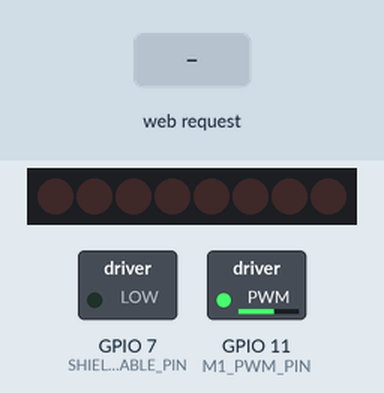
Recording of a sketch running on a simulated ESP32-S3. Shown: 8 shift-register outputs drawn as a row of LEDs (first output left, lit = HIGH), switched loads named in the sketch (green lamp = pin HIGH). Wiring (inferred from the names in the program): shift register (74HC595): data GPIO 8; shift clock GPIO 4; latch GPIO 12. Wiring (inferred from the signals the program sends): row of LEDs: on Q0, Q1, Q2, Q3, Q4, Q5, Q6, Q7. Inputs (shaded band) come from the test bench. WiFi joins after 1.5 s; servers stay silent unless stated; pins used as bus, display or sensor lines are not drawn; what the sketch prints to the serial monitor is not drawn.

Above: at 2.7 s.
2.8 s: HTTP request GET /forward received
At 3.6 s:
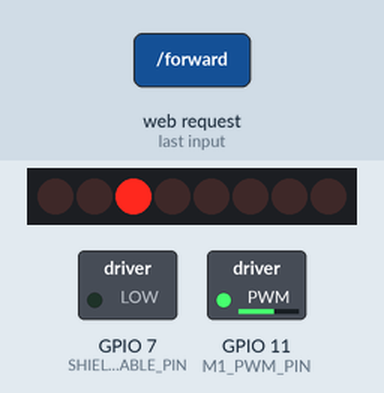
4.3 s: HTTP request GET /backward received
At 4.8 s:
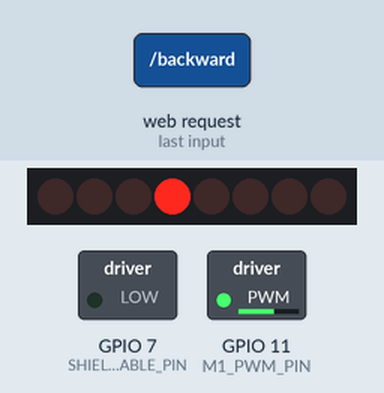
5.8 s: HTTP request GET /setspeed?val=1 received
At 7.0 s:
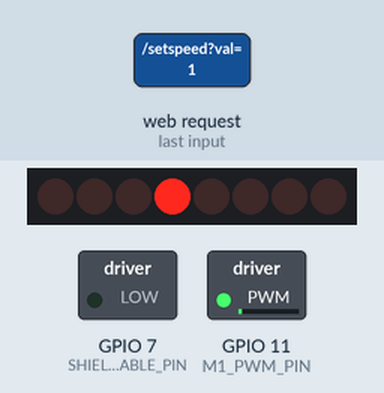
7.3 s: HTTP request GET /setspeed?val=0 received
At 8.2 s:
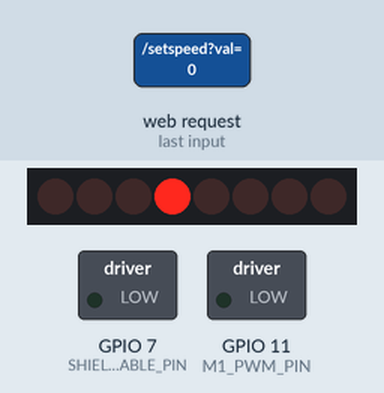
8.8 s: HTTP request GET /setspeed?val=120 received
At 9.4 s:
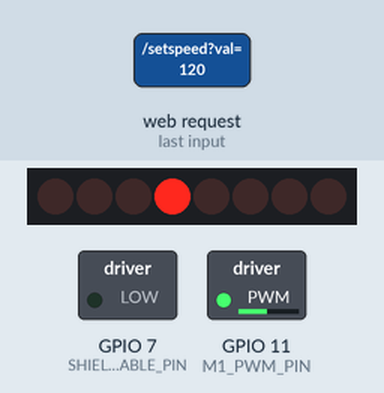
10.3 s: HTTP request GET /stop received
At 11.7 s:
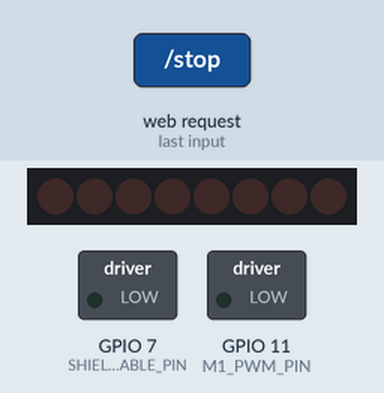
Timing chart, 0 to 12.8 s (numbered marks = the images above; inputs shaded):
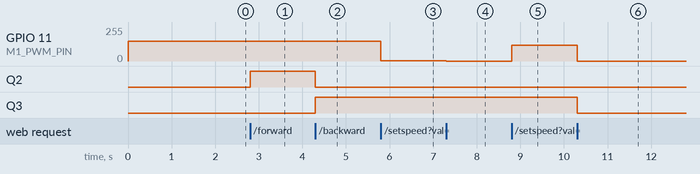

The sketch:

dc.ino
```cpp
#include <WiFi.h>
#include <WebServer.h>

const char* ssid = "TRAM 247 STUDY CAFE & WORKSPACE";
const char* password = "tramloveyou";

WebServer server(80);

// DK Electronics L293D Motor Shield v1 (74HC595) + ESP32S3 jumper wiring
// ESP32S3 -> Shield digital pin labels: D12=LATCH, D4=CLK, D8=DATA, D7=ENABLE, D11=PWM(M1)
const int SHIELD_LATCH_PIN = 12;
const int SHIELD_CLK_PIN = 4;
const int SHIELD_DATA_PIN = 8;
const int SHIELD_ENABLE_PIN = 7;
const int M1_PWM_PIN = 11;

const int PWM_FREQUENCY = 5000;
const int PWM_RESOLUTION = 8;

const uint8_t MOTOR1_A = 2;
const uint8_t MOTOR1_B = 3;

uint8_t latchState = 0;

int currentSpeed = 150;
String motorState = "Stopped";

void latchTransmit() {
  digitalWrite(SHIELD_LATCH_PIN, LOW);
  shiftOut(SHIELD_DATA_PIN, SHIELD_CLK_PIN, MSBFIRST, latchState);
  digitalWrite(SHIELD_LATCH_PIN, HIGH);
}

void setMotor1(bool aHigh, bool bHigh) {
  bitWrite(latchState, MOTOR1_A, aHigh ? 1 : 0);
  bitWrite(latchState, MOTOR1_B, bHigh ? 1 : 0);
  latchTransmit();
}

void applySpeed(int speed) {
  currentSpeed = constrain(speed, 0, 255);
  ledcWrite(M1_PWM_PIN, currentSpeed);
}

void forwardMotor() {
  setMotor1(true, false);
  applySpeed(currentSpeed);
  motorState = "Forward";
}

void backwardMotor() {
  setMotor1(false, true);
  applySpeed(currentSpeed);
  motorState = "Backward";
}

void stopMotor() {
  setMotor1(false, false);
  ledcWrite(M1_PWM_PIN, 0);
  motorState = "Stopped";
}

String getHTML() {
  String html = R"rawliteral(
<!DOCTYPE html>
<html lang="vi">
<head>
  <meta charset="UTF-8">
  <meta name="viewport" content="width=device-width, initial-scale=1.0">
  <title>Lab 3 - DC Motor</title>
  <style>
    :root {
      --bg: #f2f1ed;
      --panel: #15252b;
      --accent: #2f11a3;
      --text: #f7f5f0;
      --muted: #d5d1c8;
    }
    body {
      margin: 0;
      font-family: Arial, Helvetica, sans-serif;
      background: radial-gradient(circle at top, #ffffff 0%, var(--bg) 55%, #e4e0d6 100%);
      color: #161616;
      display: flex;
      justify-content: center;
      padding: 24px;
    }
    .card {
      width: min(720px, 100%);
      background: rgba(255, 255, 255, 0.72);
      border: 2px solid rgba(47, 17, 163, 0.22);
      border-radius: 28px;
      box-shadow: 0 18px 50px rgba(0, 0, 0, 0.08);
      padding: 28px;
      backdrop-filter: blur(6px);
    }
    h1 {
      margin: 0 0 8px;
      color: var(--accent);
      font-size: clamp(2rem, 5vw, 3.4rem);
      line-height: 1;
    }
    .meta {
      display: flex;
      justify-content: space-between;
      align-items: center;
      gap: 16px;
      margin-bottom: 24px;
      color: #4b4b4b;
    }
    .badge {
      background: var(--accent);
      color: white;
      border-radius: 999px;
      padding: 10px 18px;
      font-weight: 700;
      letter-spacing: 0.04em;
    }
    .panel {
      background: var(--panel);
      color: var(--text);
      border-radius: 22px;
      padding: 22px;
    }
    .status {
      display: grid;
      grid-template-columns: repeat(2, minmax(0, 1fr));
      gap: 12px;
      margin-bottom: 18px;
    }
    .box {
      background: rgba(255, 255, 255, 0.06);
      border: 1px solid rgba(255, 255, 255, 0.12);
      border-radius: 16px;
      padding: 14px 16px;
    }
    .label {
      font-size: 0.8rem;
      color: var(--muted);
      text-transform: uppercase;
      letter-spacing: 0.08em;
      margin-bottom: 6px;
    }
    .value {
      font-size: 1.2rem;
      font-weight: 700;
    }
    .buttons {
      display: grid;
      grid-template-columns: repeat(3, minmax(0, 1fr));
      gap: 12px;
      margin: 18px 0;
    }
    button {
      border: 0;
      border-radius: 16px;
      padding: 16px 14px;
      font-size: 1rem;
      font-weight: 700;
      color: white;
      cursor: pointer;
    }
    .forward { background: #1ea24b; }
    .backward { background: #1968d2; }
    .stop { background: #d63c3c; }
    .slider-wrap {
      margin-top: 12px;
      padding: 16px;
      background: rgba(255, 255, 255, 0.06);
      border: 1px solid rgba(255, 255, 255, 0.12);
      border-radius: 16px;
    }
    input[type="range"] {
      width: 100%;
      margin-top: 12px;
    }
    .note {
      margin-top: 14px;
      color: #cfc9bf;
      font-size: 0.92rem;
    }
    @media (max-width: 640px) {
      .status, .buttons {
        grid-template-columns: 1fr;
      }
      .meta {
        flex-direction: column;
        align-items: flex-start;
      }
    }
  </style>
</head>
<body>
  <div class="card">
    <h1>Lab 3 - DC Motor</h1>
    <div class="meta">
      <div>ESP32S3 điều khiển M1 trên L293D Shield v1 bằng WiFi</div>
      <div class="badge">2026</div>
    </div>
    <div class="panel">
      <div class="status">
        <div class="box">
          <div class="label">Trạng thái</div>
          <div class="value" id="state">)rawliteral";
  html += motorState;
  html += R"rawliteral(</div>
        </div>
        <div class="box">
          <div class="label">Tốc độ hiện tại</div>
          <div class="value"><span id="speedText">)rawliteral";
  html += String(currentSpeed);
  html += R"rawliteral(</span> / 255</div>
        </div>
      </div>

      <div class="buttons">
        <button class="forward" onclick="sendCommand('/forward')">THUẬN</button>
        <button class="backward" onclick="sendCommand('/backward')">NGƯỢC</button>
        <button class="stop" onclick="sendCommand('/stop')">DỪNG</button>
      </div>

      <div class="slider-wrap">
        <div class="label">Điều chỉnh tốc độ</div>
        <input type="range" min="0" max="255" value=")rawliteral";
  html += String(currentSpeed);
  html += R"rawliteral(" id="speedSlider" oninput="updateSpeed(this.value)">
      </div>

      <div class="note" id="message">Sẵn sàng điều khiển.</div>
    </div>
  </div>

  <script>
    const message = document.getElementById('message');
    const speedText = document.getElementById('speedText');
    const stateText = document.getElementById('state');

    function sendCommand(path) {
      fetch(path)
        .then(response => response.text())
        .then(text => {
          message.textContent = text;
          if (path === '/forward') stateText.textContent = 'Forward';
          if (path === '/backward') stateText.textContent = 'Backward';
          if (path === '/stop') stateText.textContent = 'Stopped';
        });
    }

    function updateSpeed(value) {
      speedText.textContent = value;
      fetch('/setspeed?val=' + value)
        .then(response => response.text())
        .then(text => {
          message.textContent = text;
        });
    }
  </script>
</body>
</html>
)rawliteral";
  return html;
}

void setup() {
  Serial.begin(115200);
  Serial.println("Lab3 mode: ESP32S3 + DK L293D Shield v1 (74HC595)");
  Serial.printf("LATCH(D12)=%d, CLK(D4)=%d, DATA(D8)=%d, EN(D7)=%d, M1_PWM(D11)=%d\n",
                SHIELD_LATCH_PIN, SHIELD_CLK_PIN, SHIELD_DATA_PIN, SHIELD_ENABLE_PIN, M1_PWM_PIN);

  pinMode(SHIELD_LATCH_PIN, OUTPUT);
  pinMode(SHIELD_CLK_PIN, OUTPUT);
  pinMode(SHIELD_DATA_PIN, OUTPUT);
  pinMode(SHIELD_ENABLE_PIN, OUTPUT);
  digitalWrite(SHIELD_ENABLE_PIN, LOW);

  ledcAttach(M1_PWM_PIN, PWM_FREQUENCY, PWM_RESOLUTION);

  latchTransmit();

  stopMotor();
  applySpeed(currentSpeed);

  WiFi.begin(ssid, password);
  while (WiFi.status() != WL_CONNECTED) {
    delay(500);
    Serial.print('.');
  }
  Serial.println();
  Serial.println("Connected! IP: " + WiFi.localIP().toString());

  server.on("/", HTTP_GET, []() {
    server.send(200, "text/html", getHTML());
  });

  server.on("/forward", HTTP_GET, []() {
    forwardMotor();
    server.send(200, "text/plain", "Motor running forward");
  });

  server.on("/backward", HTTP_GET, []() {
    backwardMotor();
    server.send(200, "text/plain", "Motor running backward");
  });

  server.on("/stop", HTTP_GET, []() {
    stopMotor();
    server.send(200, "text/plain", "Motor stopped");
  });

  server.on("/setspeed", HTTP_GET, []() {
    if (server.hasArg("val")) {
      int speed = server.arg("val").toInt();
      applySpeed(speed);
      Serial.println("Speed updated to: " + String(currentSpeed));
    }
    server.send(200, "text/plain", "Speed updated");
  });

  server.begin();
}

void loop() {
  server.handleClient();
}
```

Measured:
- after the input at 2.8 s, Q2: LOW → HIGH at once
- after the input at 4.3 s, Q2: HIGH → LOW at once; Q3: LOW → HIGH at once
- after the input at 5.8 s, GPIO 11 (M1_PWM_PIN): 149/255 → 1/255 at once
- after the input at 7.3 s, GPIO 11 (M1_PWM_PIN): 1/255 → 0/255 at once
- after the input at 8.8 s, GPIO 11 (M1_PWM_PIN): 0/255 → 120/255 at once
- after the input at 10.3 s, GPIO 11 (M1_PWM_PIN): 120/255 → 0/255 at once; Q3: HIGH → LOW at once
